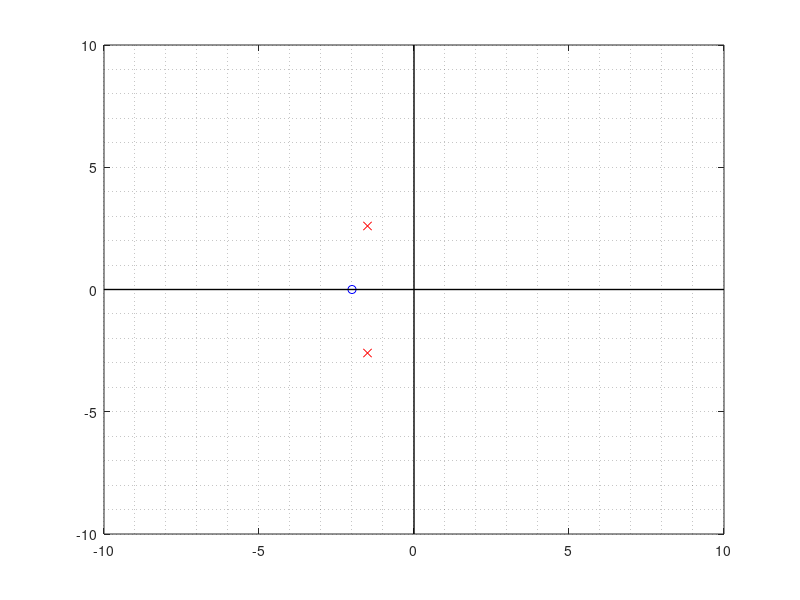

Write the MATLAB code that produced this figure.
% Plot a line and points
G = tf([1 2],[1 3 9]);
[p,z] = pzmap(G);
%%
figure
plot(real(p),imag(p),'xr','buttondownfcn',{@Mouse_Callback,'down'});
hold on
plot(real(z),imag(z),'ob','buttondownfcn',{@Mouse_Callback,'down'});
hold on
plot([-10 10],[0 0],'k','linewidth',1)
hold on
plot([0 0],[-10 10],'k','linewidth',1)
grid minor

% Callback function for each point
function Mouse_Callback(hObj,~,action)
clc
persistent curobj xdata ydata ind
pos = get(gca,'CurrentPoint');
switch action
  case 'down'
      curobj = hObj;
      xdata = get(hObj,'xdata');
      ydata = get(hObj,'ydata');
      [~,ind] = min(sum((xdata-pos(1)).^2+(ydata-pos(3)).^2,1));
      set(gcf,...
          'WindowButtonMotionFcn',  {@Mouse_Callback,'move'},...
          'WindowButtonUpFcn',      {@Mouse_Callback,'up'});
  case 'move'
      % vertical move
      ydata(ind) = pos(3);
      set(curobj,'ydata',ydata)
  case 'up'
      set(gcf,...
          'WindowButtonMotionFcn',  '',...
          'WindowButtonUpFcn',      '');
      assignin('base','changedPole',ydata)
end
end
